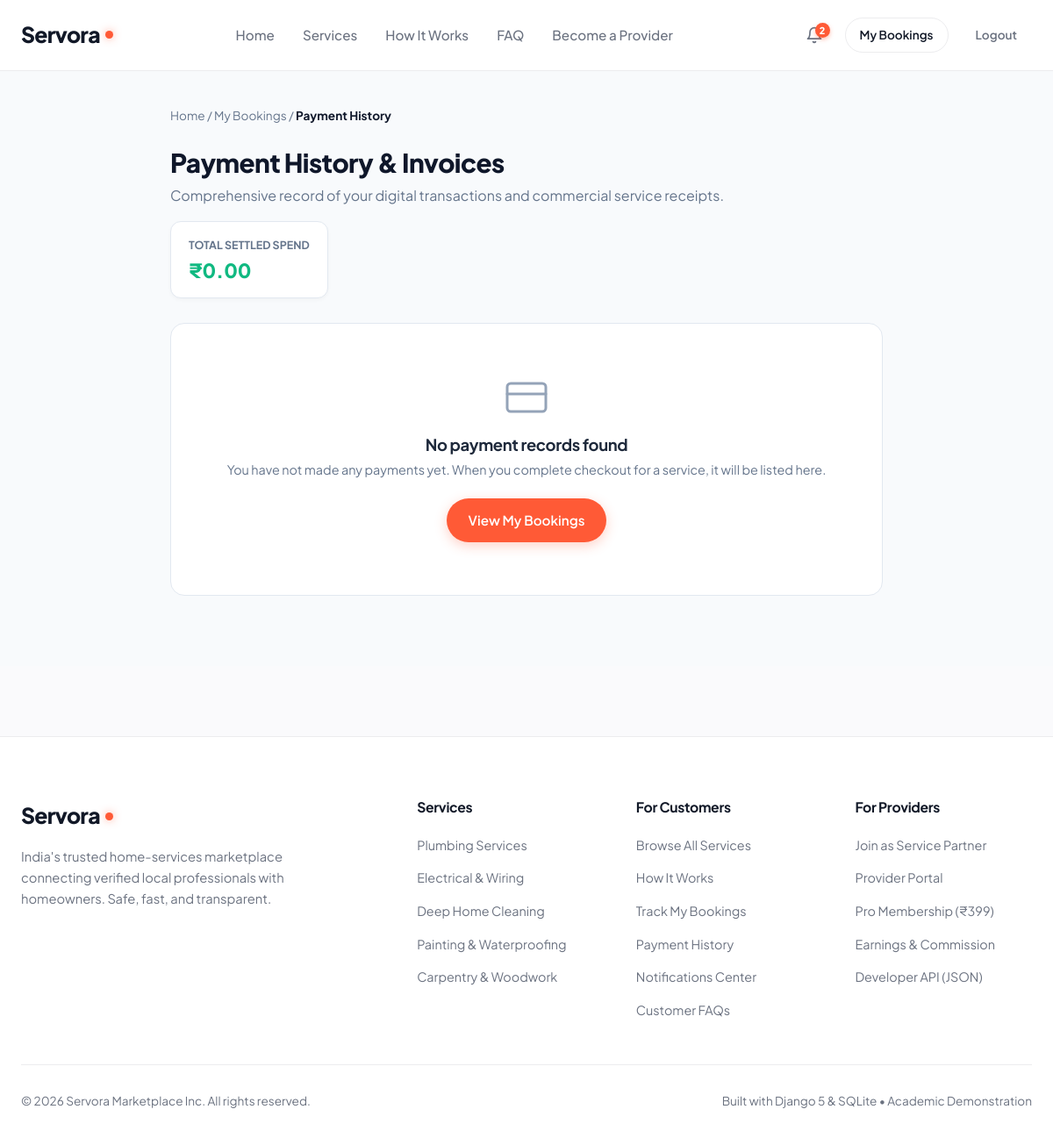
The app's page /payments/history/ (signed in), older data.
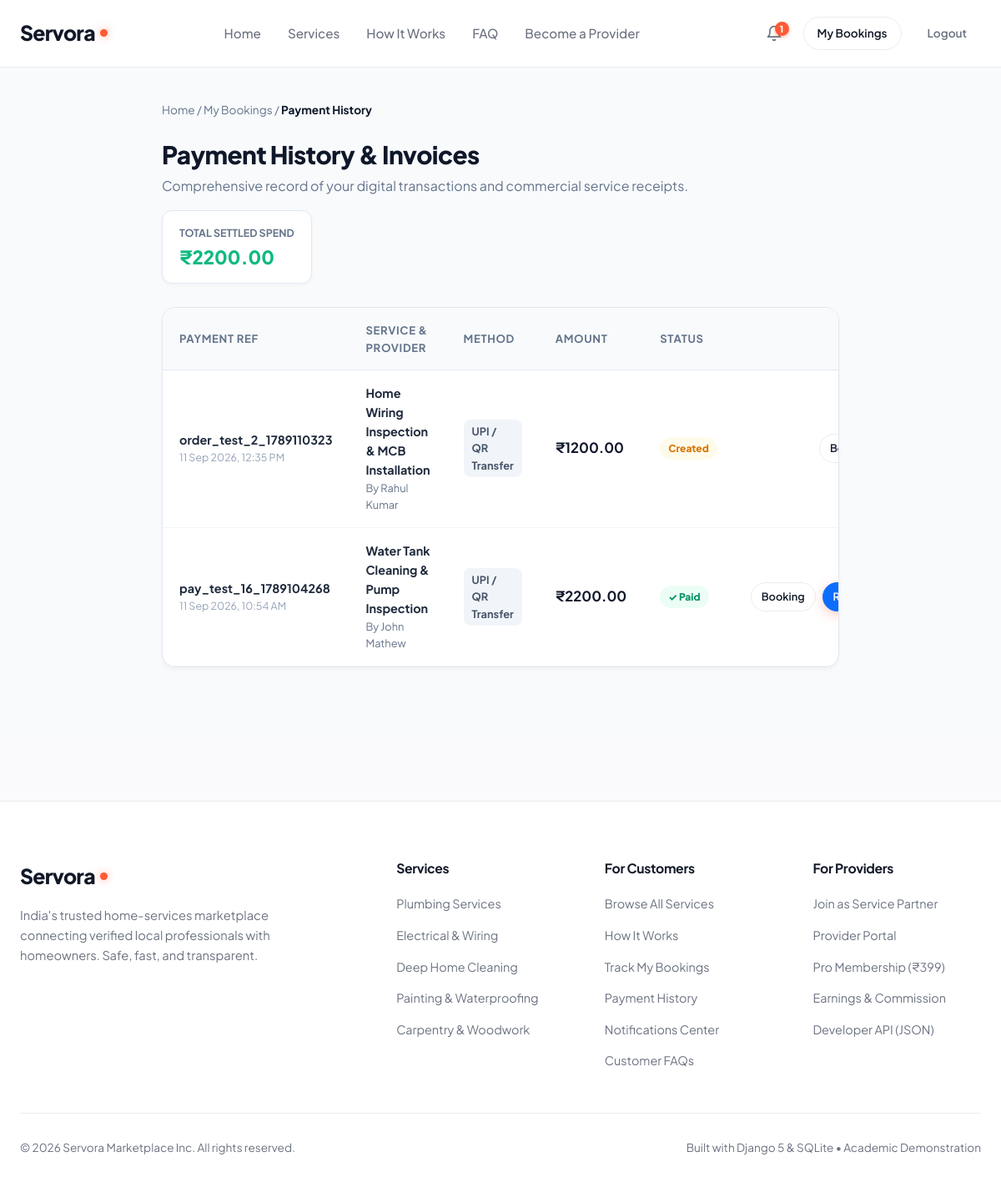
The same page, newer data.
### services/models.py (models this page shows, shortened)
class PaymentTransaction(models.Model):
    STATUS_CHOICES = (
        ('created', 'Created'),
        ('pending', 'Pending'),
        ('authorized', 'Authorized'),
        ('captured', 'Captured / Paid'),
        ('failed', 'Failed'),
        ('cancelled', 'Cancelled'),
        ('refunded', 'Refunded'),
        ('partially_refunded', 'Partially Refunded'),
    )
    PAYMENT_METHOD_CHOICES = (
        ('upi', 'UPI / QR Transfer'),
        ('card', 'Debit / Credit Card'),
        ('netbanking', 'Net Banking'),
        ('wallet', 'Digital Wallet'),
        ('other', 'Other'),
    )
    booking = models.ForeignKey(Booking, on_delete=models.CASCADE, related_name='payment_transactions')
    customer = models.ForeignKey(User, on_delete=models.CASCADE, related_name='customer_payments')
    provider = models.ForeignKey(UserProfile, on_delete=models.CASCADE, related_name='provider_payments')
    gateway = models.CharField(max_length=50, default='test_gateway')
    gateway_order_id = models.CharField(max_length=100, blank=True, db_index=True)
    gateway_payment_id = models.CharField(max_length=100, blank=True, db_index=True)
    gateway_signature = models.CharField(max_length=255, blank=True)
    amount = models.DecimalField(max_digits=10, decimal_places=2)
    currency = models.CharField(max_length=10, default='INR')
    payment_method = models.CharField(max_length=30, choices=PAYMENT_METHOD_CHOICES, default='upi')
    status = models.CharField(max_length=30, choices=STATUS_CHOICES, default='created')
    failure_reason = models.TextField(blank=True, default='')
    paid_at = models.DateTimeField(null=True, blank=True)
    is_demo = models.BooleanField(default=False, help_text="True if synthetic test-mode transaction.")
    created_at = models.DateTimeField(auto_now_add=True)
    updated_at = models.DateTimeField(auto_now=True)
    class Meta:
        ordering = ['-created_at']

class Booking(models.Model):
    STATUS_CHOICES = (
        ('pending', 'Pending Approval'),
        ('accepted', 'Accepted / In Progress'),
        ('completed', 'Completed'),
        ('declined', 'Declined'),
        ('cancelled', 'Cancelled'),
    )
    PAYMENT_STATUS_CHOICES = (
        ('unpaid', 'Unpaid'),
        ('pending', 'Payment Pending'),
        ('paid', 'Paid'),
        ('failed', 'Payment Failed'),
        ('refunded', 'Refunded'),
    )
    service = models.ForeignKey(Service, on_delete=models.CASCADE, related_name='bookings')
    customer = models.ForeignKey(User, on_delete=models.CASCADE, related_name='bookings')
    booking_date = models.DateField()
    booking_time = models.TimeField()
    status = models.CharField(max_length=20, choices=STATUS_CHOICES, default='pending')
    payment_status = models.CharField(
        max_length=20,
        choices=PAYMENT_STATUS_CHOICES,
        default='unpaid',
        help_text="Financial settlement status of the customer booking."
    )
    service_amount = models.DecimalField(
        max_digits=10,
        decimal_places=2,
        default=Decimal('0.00'),
        help_text="Base price for the agreed service."
    )
    materials_amount = models.DecimalField(
        max_digits=10,
        decimal_places=2,
        default=Decimal('0.00'),
        help_text="Total approved physical materials and parts reimbursement."
    )
    final_amount = models.DecimalField(
        max_digits=10,
        decimal_places=2,
        default=Decimal('0.00'),
        help_text="Final payable total locked after materials approval (service + materials)."
    )
    total_amount = models.DecimalField(max_digits=10, decimal_places=2)
    commission_rate = models.DecimalField(
        max_digits=5,
        decimal_places=2,
        default=10.00,
        help_text="Platform commission percentage (default 10%)"
    )
    commission_amount = models.DecimalField(
        max_digits=10,
        decimal_places=2,
        default=0.00,
        help_text="Calculated platform revenue earned on completion (10% of service charge)"
    )
    address = models.TextField(blank=True, default='')
    notes = models.TextField(blank=True, default='')
    created_at = models.DateTimeField(auto_now_add=True)
    class Meta:
        ordering = ['-created_at']

class Service(models.Model):
    provider = models.ForeignKey(UserProfile, on_delete=models.CASCADE, related_name='services')
    category = models.ForeignKey(Category, on_delete=models.CASCADE, related_name='services')
    title = models.CharField(max_length=200)
    slug = models.SlugField(max_length=220, unique=True, blank=True)
    description = models.TextField()
    price = models.DecimalField(max_digits=10, decimal_places=2, help_text="Starting price in INR (₹)")
    duration_estimate = models.CharField(max_length=100, default='1-2 hours')
    location = models.CharField(max_length=120, default='Kannur')
    image = models.ImageField(upload_to='services/', blank=True, null=True)
    is_active = models.BooleanField(default=True)
    is_featured = models.BooleanField(default=False)
    created_at = models.DateTimeField(auto_now_add=True)
    updated_at = models.DateTimeField(auto_now=True)
    class Meta:
        ordering = ['-is_featured', '-created_at']

### users/models.py (models this page shows, shortened)
class UserProfile(models.Model):
    ROLE_CHOICES = (
        ('customer', 'Customer / Homeowner'),
        ('provider', 'Service Provider / Professional'),
    )
    user = models.OneToOneField(User, on_delete=models.CASCADE, related_name='profile')
    role = models.CharField(max_length=20, choices=ROLE_CHOICES, default='customer')
    phone = models.CharField(max_length=20, blank=True, default='')
    city = models.CharField(max_length=100, blank=True, default='Kannur')
    address = models.TextField(blank=True, default='')
    bio = models.TextField(blank=True, default='')
    is_verified = models.BooleanField(default=False, help_text="Designates whether this provider has been verified.")
    avatar = models.ImageField(upload_to='profiles/', blank=True, null=True)
    PAYOUT_STATUS_CHOICES = (
        ('not_configured', 'Not Configured'),
        ('configured', 'Configured'),
        ('verification_required', 'Verification Required'),
        ('ready', 'Ready for Payout'),
    )
    PAYOUT_PREFERENCE_CHOICES = (
        ('upi', 'UPI Transfer'),
        ('bank', 'Bank Transfer'),
    )
    payout_upi_id = models.CharField(
        max_length=100,
        blank=True,
        default='',
        help_text="Private provider UPI ID for electronic settlement disbursements."
    )
    payout_upi_name = models.CharField(
        max_length=150,
        blank=True,
        default='',
        help_text="Beneficiary name associated with UPI ID."
    )
    payout_preference = models.CharField(
        max_length=30,
        choices=PAYOUT_PREFERENCE_CHOICES,
        default='upi'
    )
    payout_status = models.CharField(
        max_length=30,
        choices=PAYOUT_STATUS_CHOICES,
        default='not_configured'
    )
    created_at = models.DateTimeField(auto_now_add=True)
    @property
    def is_provider(self):
        return self.role == 'provider'

### services/views.py (the view)
# urls.py: path('payments/history/', views.customer_payment_history_view, name='customer_payment_history'),
@login_required
def customer_payment_history_view(request):
    if hasattr(request.user, 'profile') and request.user.profile.is_provider:
        messages.info(request, "Providers can track settlements under Provider Financials.")
        return redirect('provider_settlements')
    payments = PaymentTransaction.objects.filter(customer=request.user).select_related(
        'booking', 'booking__service', 'provider', 'provider__user'
    ).order_by('-created_at')
    total_paid = payments.filter(status='captured').aggregate(total=Sum('amount'))['total'] or Decimal('0.00')
    return render(request, 'services/payment_history.html', {
        'payments': payments,
        'total_paid': total_paid,
        'total_count': payments.count(),
    })

### services/context_processors.py (called while the page is built)
def notifications_context(request):
    if request.user.is_authenticated:
        user_notifications = Notification.objects.filter(recipient=request.user)
        unread_count = user_notifications.filter(is_read=False).count()
        recent = user_notifications[:5]
        return {
            'unread_notifications_count': unread_count,
            'recent_notifications': recent,
        }
    return {
        'unread_notifications_count': 0,
        'recent_notifications': [],
    }

### templates/services/payment_history.html (shortened to what the changed rows need)
{% extends 'base.html' %}
{% load static %}
{% block content %}
<section class="section" style="padding: 40px 0 80px; background: #F8FAFC;">
  <div class="container container-narrow">
    <div style="display: flex; justify-content: space-between; align-items: flex-end; margin-bottom: 28px; flex-wrap: wrap; gap: 16px;">
      <div>
        <h1 style="font-size: 1.85rem; font-weight: 800; color: #0F172A; margin: 0 0 6px;">Payment History & Invoices</h1>
      </div>
      <div style="background: #FFFFFF; border: 1px solid #E2E8F0; padding: 12px 20px; border-radius: 12px; box-shadow: 0 2px 4px rgba(0,0,0,0.03);">
        <span style="font-size: 0.78rem; color: #64748B; text-transform: uppercase; font-weight: 700;">Total Settled Spend</span>
        <div style="font-size: 1.4rem; font-weight: 800; color: #10B981;">₹{{ total_paid|floatformat:2 }}</div>
      </div>
    </div>
    {% if payments %}
      <div style="background: #FFFFFF; border: 1px solid #E2E8F0; border-radius: 16px; overflow: hidden; box-shadow: 0 4px 6px -1px rgba(0,0,0,0.04);">
        <table style="width: 100%; border-collapse: collapse; text-align: left;">
          <thead>
            <tr style="background: #F8FAFC; border-bottom: 1px solid #E2E8F0; font-size: 0.82rem; text-transform: uppercase; color: #64748B; letter-spacing: 0.05em;">
              <th style="padding: 16px 20px;">Payment Ref</th>
              <th style="padding: 16px 20px;">Service & Provider</th>
              <th style="padding: 16px 20px;">Method</th>
              <th style="padding: 16px 20px;">Amount</th>
              <th style="padding: 16px 20px;">Status</th>
              <th style="padding: 16px 20px; text-align: right;">Action</th>
            </tr>
          </thead>
          <tbody>
            {% for p in payments %}
              <tr style="border-bottom: 1px solid #F1F5F9; font-size: 0.9rem;">
                <td style="padding: 16px 20px;">
                  <div style="font-weight: 700; color: #1E293B;">{{ p.gateway_payment_id|default:p.gateway_order_id }}</div>
                  <div style="font-size: 0.78rem; color: #94A3B8;">{{ p.created_at|date:"d M Y, h:i A" }}</div>
                </td>
                <td style="padding: 16px 20px;">
                  <strong style="color: #1E293B;">{{ p.booking.service.title }}</strong>
                  <div style="font-size: 0.8rem; color: #64748B;">By {{ p.provider.user.get_full_name|default:p.provider.user.username }}</div>
                </td>
                <td style="padding: 16px 20px;">
                  <span style="display: inline-block; padding: 4px 10px; background: #F1F5F9; border-radius: 8px; font-weight: 700; font-size: 0.8rem; color: #475569;">
                    {{ p.get_payment_method_display }}
                  </span>
                </td>
                <td style="padding: 16px 20px;">
                  <strong style="font-size: 1.05rem; color: #0F172A;">₹{{ p.amount|floatformat:2 }}</strong>
                </td>
                <td style="padding: 16px 20px;">
                  {% if p.status == 'captured' %}
                    <span style="display: inline-block; padding: 4px 10px; background: #ECFDF5; color: #059669; border-radius: 9999px; font-weight: 800; font-size: 0.75rem;">
                      ✓ Paid
                    </span>
                  {% elif p.status == 'failed' %}
                    <span style="display: inline-block; padding: 4px 10px; background: #FEF2F2; color: #DC2626; border-radius: 9999px; font-weight: 800; font-size: 0.75rem;">
                      Failed
                    </span>
                  {% elif p.status == 'refunded' %}
                    <span style="display: inline-block; padding: 4px 10px; background: #F3F4F6; color: #6B7280; border-radius: 9999px; font-weight: 800; font-size: 0.75rem;">
                      Refunded
                    </span>
                  {% else %}
                    <span style="display: inline-block; padding: 4px 10px; background: #FFFBEB; color: #D97706; border-radius: 9999px; font-weight: 800; font-size: 0.75rem;">
                      {{ p.get_status_display }}
                    </span>
                  {% endif %}
                </td>
                <td style="padding: 16px 20px; text-align: right;">
                  <div style="display: inline-flex; gap: 8px;">
                    <a href="{% url 'booking_detail' p.booking.id %}" class="btn btn-outline btn-sm" style="padding: 6px 12px; font-size: 0.8rem;">
                      Booking
                    </a>
                    {% if p.status == 'captured' and p.booking.status == 'completed' %}
                      <a href="{% url 'booking_receipt' p.booking.id %}" class="btn btn-primary btn-sm" target="_blank" style="padding: 6px 12px; font-size: 0.8rem; background: #0D6EFD; border-color: #0D6EFD;">
                        Receipt
                      </a>
                    {% endif %}
                  </div>
                </td>
              </tr>
            {% endfor %}
          </tbody>
        </table>
      </div>
    {% else %}
      <div style="text-align: center; padding: 60px 20px; background: #FFFFFF; border: 1px solid #E2E8F0; border-radius: 16px;">
        <svg width="48" height="48" viewBox="0 0 24 24" fill="none" stroke="#94A3B8" stroke-width="1.5" stroke-linecap="round" stroke-linejoin="round" style="margin-bottom: 12px;"><rect x="1" y="4" width="22" height="16" rx="2" ry="2"></rect><line x1="1" y1="10" x2="23" y2="10"></line></svg>
        <h3 style="font-size: 1.15rem; color: #1E293B; margin: 0 0 6px;">No payment records found</h3>
        <p style="color: #64748B; font-size: 0.9rem; margin: 0 0 20px;">You have not made any payments yet. When you complete checkout for a service, it will be listed here.</p>
        <a href="{% url 'my_bookings' %}" class="btn btn-primary">View My Bookings</a>
      </div>
    {% endif %}
  </div>
</section>
{% endblock %}

Row changes from the older to the newer data that the page shows:
added PaymentTransaction: gateway_payment_id "order_test_2_1789110323", created_at "11 Sep 2026, 12:35 PM", booking.service "Home Wiring Inspection & MCB Installation", provider.user.get_full_name "Rahul Kumar", payment_method "UPI / QR Transfer", amount "1200.00", status "Created"
added PaymentTransaction: gateway_payment_id "pay_test_16_1789104268", created_at "11 Sep 2026, 10:54 AM", booking.service "Water Tank Cleaning & Pump Inspection", provider.user.get_full_name "John Mathew", payment_method "UPI / QR Transfer", amount "2200.00", status "✓ Paid"
Text that changed along with them:
{{ unread_notifications_count }}: "2" → "1"
{{ total_paid|floatformat:2 }}: "0.00" → "2200.00"
text no longer shown: "No payment records found You have not made any payments yet. When you complete checkout for a service, it will be listed here. View My Bookings"
text now shown: "PAYMENT REF SERVICE & PROVIDER METHOD AMOUNT STATUS"
